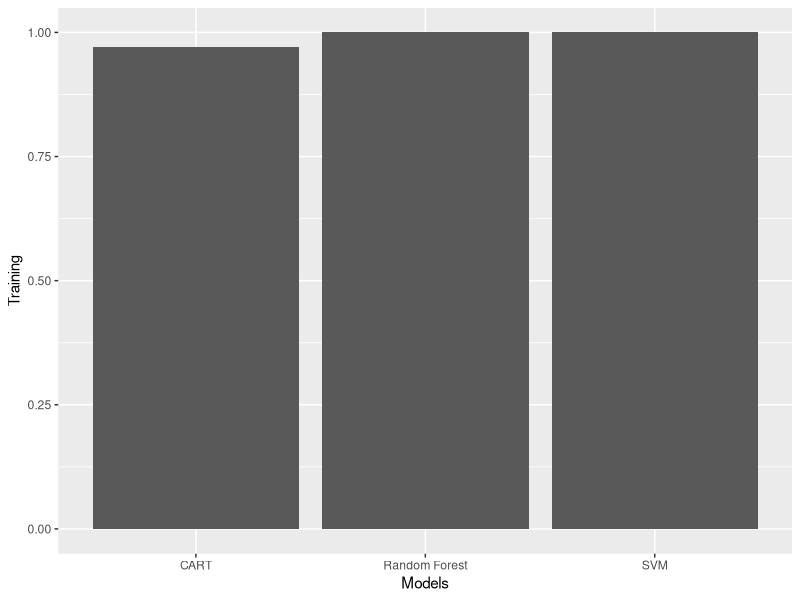

Write R code to recreate this figure.
library(caret)
library(e1071)
set.seed(100)
sam <- caTools::sample.split(iris$Species,SplitRatio = 0.7)
### Test and train split
train = iris[sam,]
test = iris[!sam,]
#### Model building
rfMod <- randomForest::randomForest(Species~.,data=train)
cartMod <- rpart::rpart(Species~.,data=train,control=rpart::rpart.control(minsplit=6,minbucket=3,xval=10))
svm.mod <- svm(Species~.,data=train,kernel="radial",gamma=10,cost=10)
##### Train validation
rfpred <- predict(rfMod,newdata=train,type="class")
cartpred <- predict(cartMod,newdata=train,type="class")
svmpred <- predict(svm.mod,newdata=train,type="class")
#### Confusion Matrix
rfcm.tr <- confusionMatrix(rfpred,train$Species)
cartcm.tr <- confusionMatrix(cartpred,train$Species)
svmpred.tr <- confusionMatrix(svmpred,train$Species)
acc.df <- data.frame(Models=c("Random Forest","CART","SVM"))
acc.df$Training <- c(rfcm.tr$overall["Accuracy"],cartcm.tr$overall["Accuracy"],svmpred.tr$overall["Accuracy"])
### Model accuracy table
library(ggplot2)
ggplot(acc.df,aes(Models,Training)) + geom_bar(stat="identity")
